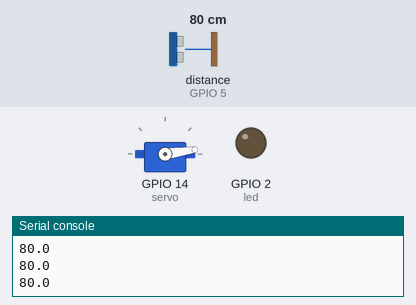
Bench run of a program on a simulated ESP8266 board running MicroPython. Parts: servo, output pins drawn as LEDs (lit = HIGH, except the on-board LED, lit = LOW), the last lines printed to the serial console. Dashed ring = blinking. The test bench sets the inputs (shaded band); at power-on: distance to the obstacle (sensor on GPIO 5) 80 cm. The echo pulse lasts 58.3 µs per cm; servo angles are drawn from the pulse width (0.5 ms = 0°, 2.5 ms = 180°).

Above: at 1.2 s.
1.3 s: distance to the obstacle (sensor on GPIO 5) set to 34 cm
2.8 s: distance to the obstacle (sensor on GPIO 5) set to 28 cm
At 4.7 s:
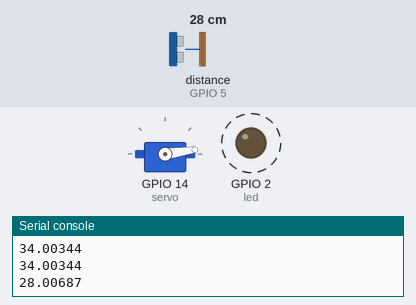
5.8 s: distance to the obstacle (sensor on GPIO 5) set to 35 cm
At 6.6 s:
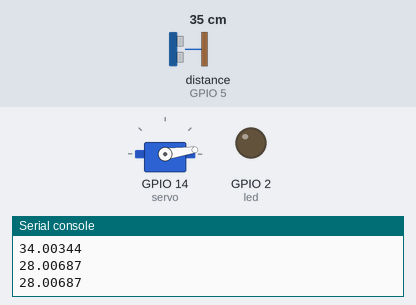
7.3 s: distance to the obstacle (sensor on GPIO 5) set to 2 cm
At 8.4 s:
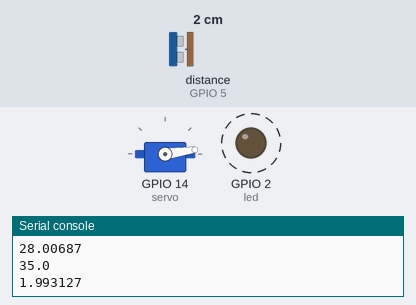
Timing chart, 0 to 11.3 s (numbered marks = the images above; inputs shaded):
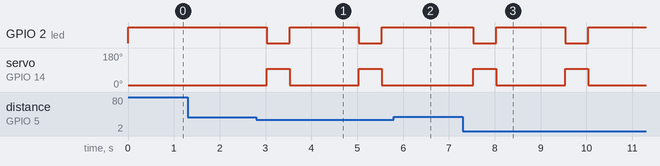

Measured:
- the behaviour switches between 31 and 30 cm on distance to the obstacle (sensor on GPIO 5) (found by bisection; images 0 and 1)
- after the input at 2.8 s, GPIO 2 (led): alternates HIGH for 1.5 s and LOW for 0.50 s, starting after 0.23 s; servo on GPIO 14 (servo): alternates 96° for 0.50 s and 8° for 1.5 s, starting after 0.23 s
- after the input at 5.8 s, GPIO 2 (led): stays HIGH (without the input it goes to LOW after 1.2 s); servo on GPIO 14 (servo): stays 8° (without the input it goes to 96° after 1.2 s)
- after the input at 7.3 s, GPIO 2 (led): alternates HIGH for 1.5 s and LOW for 0.50 s, starting after 0.23 s; servo on GPIO 14 (servo): alternates 96° for 0.50 s and 8° for 1.5 s, starting after 0.23 s

The program:

high-five.py
```python
"""
    MicroPython

    This project implements a high-five machine. Or it can simply be
    used to trigger some other action (like pressing the plunger of a
    soap dispenser) when something like a hand is within range.

    It uses an HC-SR04 or US-015 ultrasonic sensor and a micro servo.

    This project has been tested on the following boards, with changes
    being made to the defined pins, as needed:
    - Wemos D1 Mini (ESP8266 board)
"""

import os
from utime import sleep, sleep_us, ticks_us
from machine import Pin, PWM
from hcsr04 import HCSR04

LED_ON = False if os.uname()[0] == 'esp8266' else True
ACTIVATION_THRESHOLD = 30
HAND_UP = 80
HAND_DOWN = 30

def run():
    # ... Setup ...
    led = Pin(2, Pin.OUT)
    led.value(not LED_ON)
    sensor = HCSR04(trigger_pin=4, echo_pin=5)
    servo = PWM(Pin(14), freq=50)
    servo.duty(HAND_DOWN)

    # ... Loop ...
    while True:
        d = sensor.distance_cm()
        print(d)

        if d > 0 and d <= ACTIVATION_THRESHOLD:
            led.value(LED_ON)
            servo.duty(HAND_UP)
            sleep(.5)
            servo.duty(HAND_DOWN)
            led.value(not LED_ON)
            sleep(1)

        sleep(.5)

# ..........
run()
```
